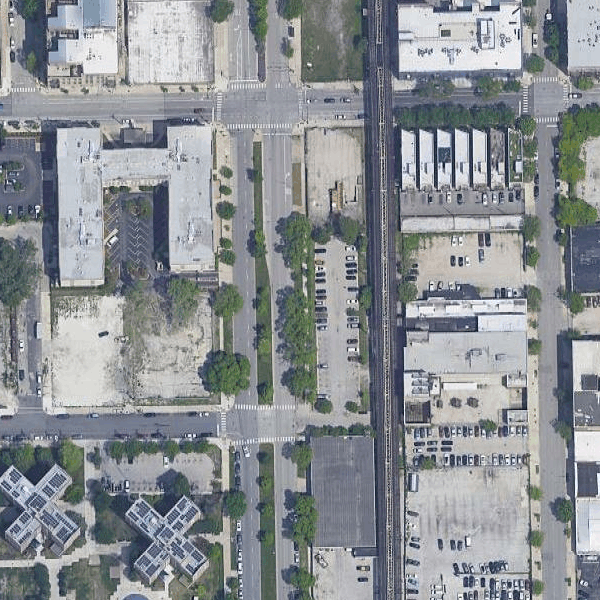
#> input picture data/google-roadseg/sat/Chicago/18_41.84476178663467_-87.62664819685.png, 600 x 600 px; its folder holds only this picture in this run
$ python process_google.py   (older library calls are emulated)
#> lines starting #> are read from the running program, lines starting #| are printed output that depends on the picture
### scraping/util/blur_detector.py
"""
https://pyimagesearch.com/2015/09/07/blur-detection-with-opencv/
"""

import cv2

def variance_of_laplacian(image):
	# compute the Laplacian of the image and then return the focus
	# measure, which is simply the variance of the Laplacian
	return cv2.Laplacian(image, cv2.CV_64F).var()

def is_blurred(image, thresh=50):
	gray = cv2.cvtColor(image, cv2.COLOR_BGR2GRAY)
	fm = variance_of_laplacian(gray)
	return fm < thresh

### scraping/process_google.py
import glob
import os
from multiprocessing import Pool

import numpy as np
from PIL import Image
from matplotlib import pyplot as plt
from tqdm import tqdm

from util import config
from util.blur_detector import is_blurred
from util.color_remapping import explore_canvas_colors, encode_images
from util.plots import plot_images


def process(img_dir, sanity_check=True, plot=False):
#> called with sanity_check = True, plot = False
    road_dir = img_dir.replace("sat", "road")
    try:
        sat_image = np.asarray(Image.open(img_dir))[:,:,:3] # Remove alpha from RGBA
#> sat_image is the input picture: shape (600, 600, 3); mean R, G, B 139.1, 143.6, 147.6
        _road_image = np.asarray(Image.open(road_dir))
    except Exception as e:
        print(e)
        return

    road_image = _road_image > 50
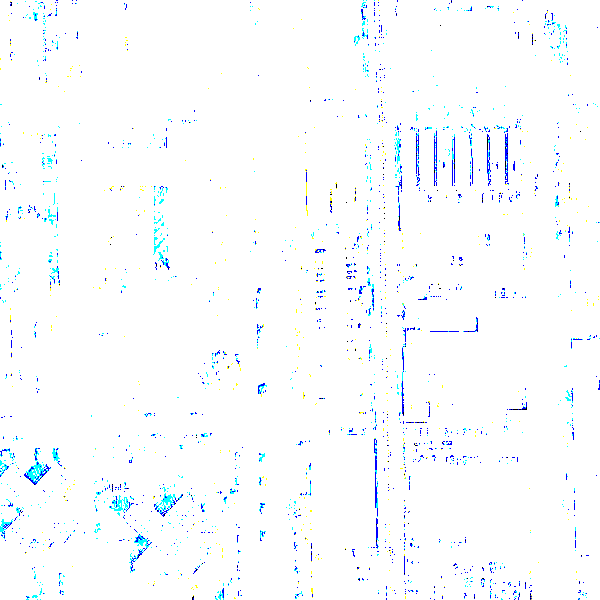
#> road_image: shape (600, 600, 3) bool; mean R, G, B 0.979, 0.989, 0.997
    if sanity_check and not "extra" in road_dir:
        num_road_px = np.count_nonzero(road_image)
#> num_road_px = 1067269
        blurred = is_blurred(sat_image)
#> in is_blurred, `fm = variance_of_laplacian(gray)`: fm = 2889.8
#> blurred = False
        min_px = sat_image.shape[0]*sat_image.shape[1]*0.01
#> min_px = 3600
        if num_road_px < min_px or blurred:
            # print(num_road_px,blurred, np.max(_road_image))
            return

    if plot:
        plot_images(sat_image, road_image)

    # save
    image_path, canvas_path = img_dir.replace(config.GOOGLE_DATA_DIR, config.GOOGLE_PROCESSED_DIR), road_dir.replace(config.GOOGLE_DATA_DIR, config.GOOGLE_PROCESSED_DIR)
    if not os.path.isdir(os.path.dirname(image_path)):
        os.makedirs(os.path.dirname(image_path))
    if not os.path.isdir(os.path.dirname(canvas_path)):
        os.makedirs(os.path.dirname(canvas_path))

    Image.fromarray(sat_image).save(image_path)
    Image.fromarray((255 * road_image).astype(np.uint8)).save(canvas_path)


def process_all(subset_size=-1, chunksize=1000):
    """
    processes the ESRI tiles in the directories specified in config
    that is, it picks all double-even tiles and combines it with the odd tiles around them to one 2x2 tile
    then it remaps the colors to class labels and saves the result
    :param subset_size: number of (randomly chosen) images to process
    :param chunksize: chunks to process them in (for progress bar)
    :return:
    """
    files = glob.glob(os.path.join(config.GOOGLE_DATA_DIR, "sat", "*", "*.png"))
    np.random.shuffle(files)
    print(f"Beginning to process {len(files)} tiles.")
    pool = Pool(16)
    # for i in tqdm(range(0,min(subset_size,len(files)), chunksize)):
    #     pool.map(process, files[i:i+chunksize])
    for f in tqdm(files):
        process(f)
    out = glob.glob(os.path.join(config.GOOGLE_PROCESSED_DIR, "sat", "*", "*.png"))
    print(f"Total: {len(out)} tile pairs")


if __name__ == "__main__":
    process_all()

$ run again, on data/google-roadseg/sat/Chicago/18_41.84476178663467_-87.63294820315.png
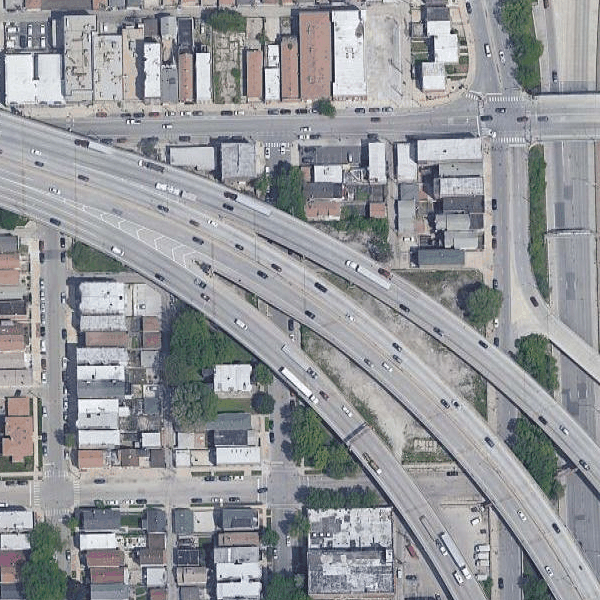
#> input picture data/google-roadseg/sat/Chicago/18_41.84476178663467_-87.63294820315.png, 600 x 600 px
#> in process, sat_image is the input picture: shape (600, 600, 3); mean R, G, B 147.7, 149.6, 153.1
#> in process, `road_image = _road_image > 50`:
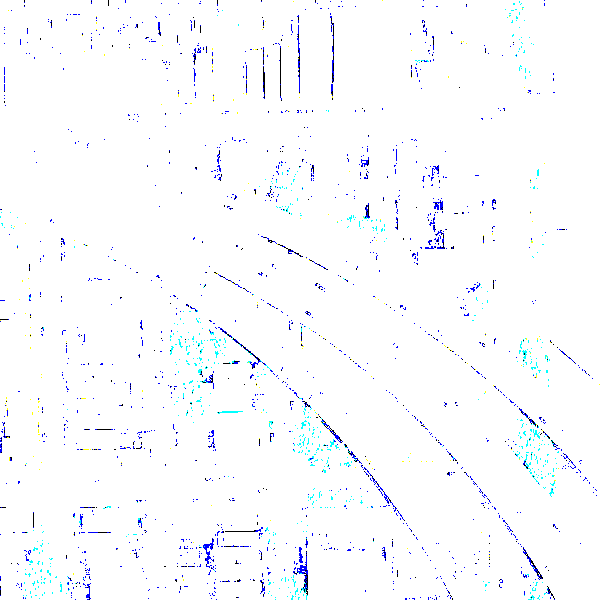
#> road_image: shape (600, 600, 3) bool; mean R, G, B 0.98, 0.985, 0.995
#> num_road_px = 1065718
#> fm = 2550.2
#> blurred = False

$ run again, on data/google-roadseg/sat/Chicago/18_41.8480969679712_-87.64554821575001.png
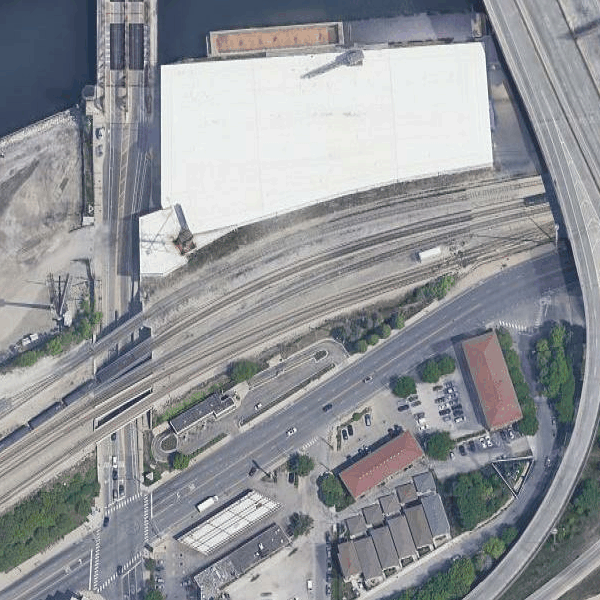
#> input picture data/google-roadseg/sat/Chicago/18_41.8480969679712_-87.64554821575001.png, 600 x 600 px
#> in process, sat_image is the input picture: shape (600, 600, 3); mean R, G, B 145, 147.7, 151.8
#> in process, `road_image = _road_image > 50`:
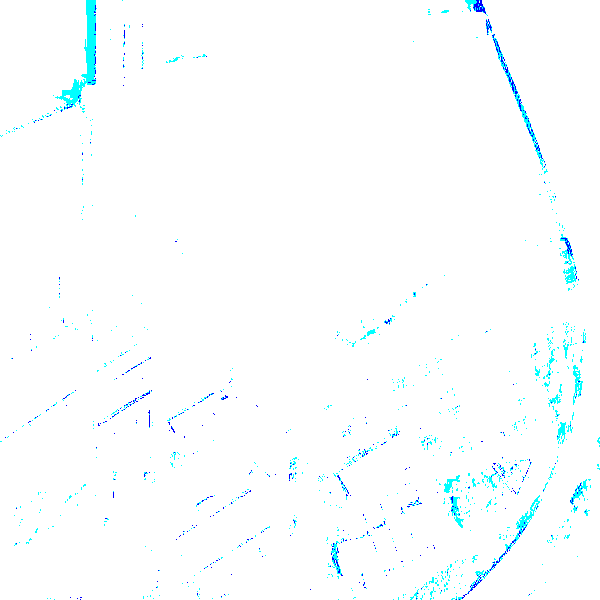
#> road_image: shape (600, 600, 3) bool; mean R, G, B 0.981, 0.996, 1
#> num_road_px = 1071866
#> in is_blurred, `gray = cv2.cvtColor(image, cv2.COLOR_BGR2GRAY)`:
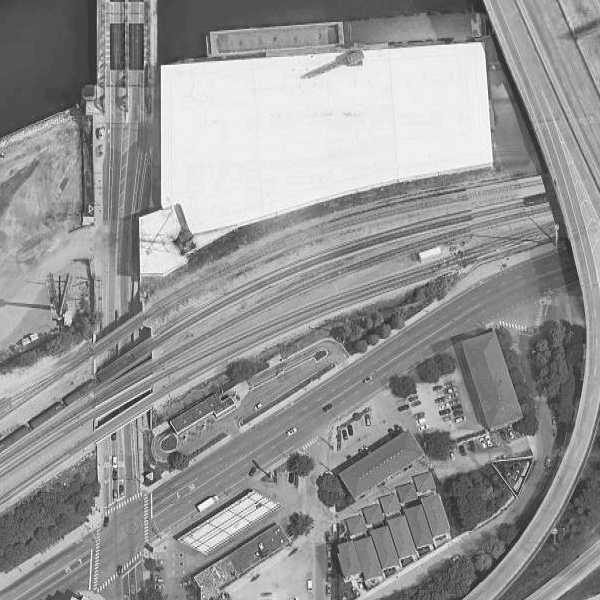
#> gray: shape (600, 600); min 43, max 254, mean 148.7
#> fm = 1700
#> blurred = False
